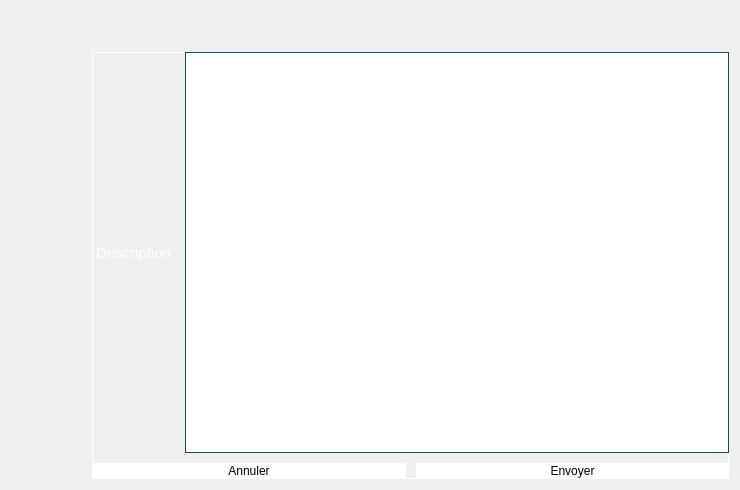
     <widget class="QWidget" name="page_4">
      <widget class="QWidget" name="widget_19" native="true">
       <property name="geometry">
        <rect>
         <x>90</x>
         <y>50</y>
         <width>641</width>
         <height>431</height>
        </rect>
       </property>
       <property name="styleSheet">
        <string notr="true">margin: 2px;
border: 1px solid white;</string>
       </property>
       <layout class="QVBoxLayout" name="verticalLayout_38">
        <item>
         <layout class="QHBoxLayout" name="horizontalLayout_70"/>
        </item>
        <item>
         <layout class="QHBoxLayout" name="horizontalLayout_71"/>
        </item>
        <item>
         <layout class="QHBoxLayout" name="horizontalLayout_72"/>
        </item>
        <item>
         <layout class="QHBoxLayout" name="horizontalLayout_73">
          <item>
           <widget class="QLabel" name="label_100">
            <property name="font">
             <font>
              <pointsize>11</pointsize>
             </font>
            </property>
            <property name="styleSheet">
             <string notr="true">color: white;
border: none;</string>
            </property>
            <property name="text">
             <string>Description</string>
            </property>
           </widget>
          </item>
          <item>
           <widget class="QTextEdit" name="descriptionemail">
            <property name="styleSheet">
             <string notr="true">border: 1px solid #134e4a;
color: white;</string>
            </property>
           </widget>
          </item>
         </layout>
        </item>
        <item>
         <layout class="QHBoxLayout" name="horizontalLayout_74">
          <item>
           <widget class="QPushButton" name="anuler_email">
            <property name="styleSheet">
             <string notr="true">background: white;
color: black;</string>
            </property>
            <property name="text">
             <string>Annuler</string>
            </property>
           </widget>
          </item>
          <item>
           <widget class="QPushButton" name="envoyer_email">
            <property name="styleSheet">
             <string notr="true">background: white;
color: black;</string>
            </property>
            <property name="text">
             <string>Envoyer</string>
            </property>
           </widget>
          </item>
         </layout>
        </item>
       </layout>
      </widget>
     </widget>
